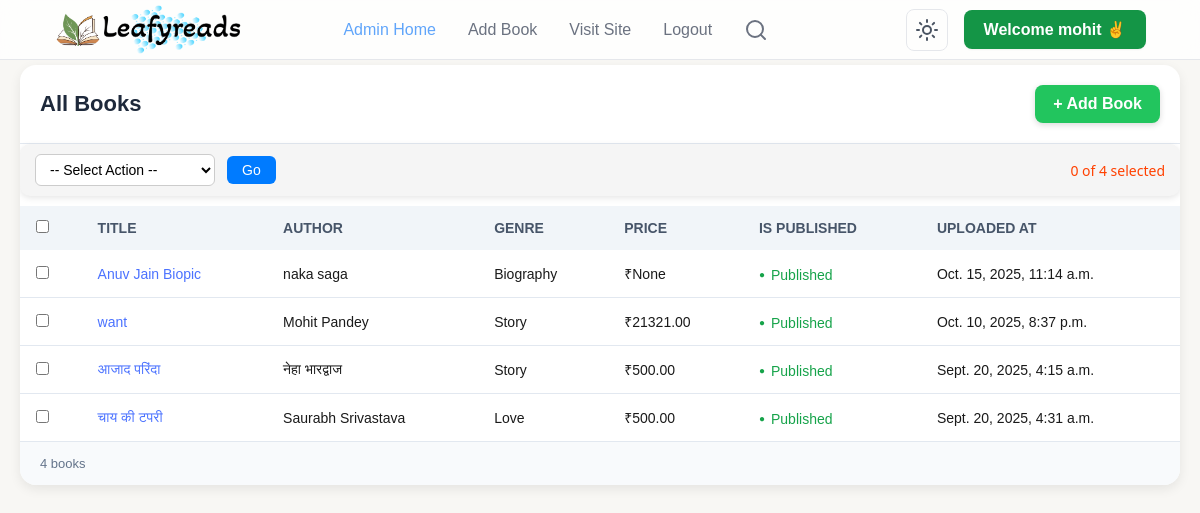
The app's page /admin-dashboard/ (signed in) with its own data.
### books/models.py (models this page shows, shortened)
class Book(models.Model):
    title = models.CharField(max_length=200, unique=True)
    slug = models.SlugField(unique=True, max_length=255)
    author = models.CharField(max_length=100)
    genre = models.ForeignKey(
        Genre, on_delete=models.SET_NULL, null=True, related_name="books"
    )
    price = models.DecimalField(max_digits=8, decimal_places=2, blank=True, null=True)
    isbn = models.CharField(max_length=20, blank=True, null=True)
    cover_front = models.ImageField(upload_to=book_media_upload_path)
    pdf_file = models.FileField(upload_to=book_media_upload_path, blank=True, null=True)
    is_published = models.BooleanField(default=True)
    uploaded_at = models.DateTimeField(auto_now_add=True)
    updated_at = models.DateTimeField(auto_now=True)
    audio_file = models.FileField(upload_to="sounds/", null=True, blank=True)
    objects = BookQuerySet.as_manager()
    class Meta:
        ordering = ["-uploaded_at"]
        indexes = [
            models.Index(fields=["slug"]),  # Existing index
            models.Index(fields=["title"]),  # Existing index
            models.Index(fields=["genre"]),  # Added index for genre filtering
            models.Index(
                fields=["-uploaded_at"]
            ),  # Added index for ordering by uploaded_at
        ]

class Genre(models.Model):
    category = models.ForeignKey(
        Category, on_delete=models.SET_NULL, null=True, related_name="genres"
    )
    name = models.CharField(max_length=100)
    slug = models.SlugField(unique=True)
    lucidicon = models.CharField(max_length=100, blank=True, null=True)
    class Meta:
        ordering = ["name"]
        unique_together = ("category", "name")
        indexes = [
            models.Index(
                fields=["category", "slug"]
            ),  # Added index for category+slug lookups
        ]
    def __str__(self):
        return self.name

### LRAdmin/views.py (the view, shortened to what this page needs)
# urls.py: path('', views.dashboard, name='dashboard'),
@login_required(login_url="login_admin")
def dashboard(request):
    books = Book.objects.all().order_by("-uploaded_at")
    if request.method == "POST":
        action = request.POST.get("action")
        selected_books = request.POST.getlist("selected_books")
        if action == "delete" and selected_books:
            Book.objects.filter(id__in=selected_books).delete()
        return redirect("dashboard")  # refresh page after action
    book_query = request.GET.get("search", "").strip()
    books = Book.objects.select_related("genre").all().order_by("-uploaded_at")
    context = {"books": books}
    return render(request, "dashboard.html", context)

### LRAdmin/templates/dashboard.html (shortened to what this page needs)
{% extends 'basic.html' %}
{% load static %}
{% block css %}
<link rel="stylesheet" href="{% static 'css/dashboard.css' %}" />
{% endblock %}
{% block body %}
  <div class="books-container" style="margin: 5px 20px;">
    <div class="books-header">
      <h2>All Books</h2>
      <div class="action-bar">
        <a href="{% url 'addBook' %}" class="btn-add">+ Add Book</a>
      </div>
    </div>
  <form method="POST" id="bulk-action-form">
  <div class="bulk-actions" style="margin-bottom: 10px;">
    <select name="action" id="action-select">
      <option value="">-- Select Action --</option>
    </select>
    <button type="submit">Go</button>
    <span id="selected-count">0 of {{ books|length }} selected</span>
  </div>
  <table>
    <thead>
      <tr>
        <th><input type="checkbox" id="select-all"></th>
        <th>Title</th>
        <th>Author</th>
        <th>Genre</th>
        <th>Price</th>
        <th>Is Published</th>
        <th>Uploaded At</th>
      </tr>
    </thead>
    <tbody>
      {% if books %}
      {% for book in books %}
      <tr>
        <td><input type="checkbox" class="book-checkbox" name="selected_books" value="{{ book.id }}"></td>
        <td><a style="color: #4b72ff;" href="{% url 'updateBook' book.slug %}">{{book.title}}</a></td>
        <td>{{book.author}}</td>
        <td>{{book.genre}}</td>
        <td>₹{{book.price}}</td>
        {% if book.is_published %}
        <td><span class="status">Published</span></td>
        {% else %}
        <td><span class="status" style="color: rgb(255, 81, 0);">Not Published</span></td>
        {% endif %}
        <td>{{book.updated_at}}</td>
      </tr>
      {% endfor %}
      {% else %}
      <td style="width: 20vw;font-size:16px">Hmm... No books matched your search!</td>
      {% endif %}
    </tbody>
  </table>
</form>
    <div class="books-footer">
      {{books.count}} books
    </div>
  </div>
{% endblock body %}

### LRAdmin/templates/basic.html (shortened to what this page needs)
<!DOCTYPE html>
<html lang="en">
  {% load static %}
  <head>
    <link rel="stylesheet" href="{% static 'css/home.css' %}" />
    <link rel="stylesheet" href="{% static 'css/searchnav.css' %}" />
    {% block css %}
    {% endblock %}
  </head>
  <body>
    <header class="header">
      <div class="container">
        <div class="header-content">
          <a href="/" class="logo">
            <img class="logo-icon" style="width: 48px; border-radius: 15px;" src="{% static 'images/logo1.png' %}" alt="">
            <img class="logo-light" style="width: 140px; border-radius: 15px;" src="{% static 'images/leafylight.png' %}" alt="">
          </a>
          <nav class="desktop-nav">
            <a href="{% url 'dashboard' %}" class="{% if request.path == '/admin-dashboard/' %}active{% endif %}" >Admin Home</a>
            <a href="{% url 'addBook' %}" class="{% if request.path == '/admin-dashboard/add-book' %}active{% endif %}" >Add Book</a>
            <a href="/" class="{% if request.path == '/' %}active{% endif %}">Visit Site</a>
            <a href="/logout/" >Logout</a>
            <form id="navSearch" class="nav-search-wrapper" method="get">
                <div id="navSearchBtn" class="nav-search-button" aria-label="Search"><i data-lucide="search"></i></div>
            </form>
          </nav>
          <div class="header-actions">
            <button id="theme-toggle" class="theme-toggle-btn"></button>
            <div class="btn primary-btn">Welcome {{user.username}} ✌️</div>
          </div>
        </div>
      </div>
    </header>
    {% block body %}
    {% endblock %}
  </body>
</html>

### static/css/home.css (style rules this page uses)
:root { --color-primary: #149546; --color-primary-hover: #2563EB; --color-bg: #F8F7F4; --color-text-dark: #1a1a1a; --color-text-medium: #4B5563; --color-text-light: #6B7280; --color-white: #ffffff; --color-border: #E5E7EB; --color-header-bg: rgba(255, 255, 255, 0.8); --color-card-bg: #F9FAFB; --color-card-border: #F3F4F6; --color-logo-dark: #1F2937; --color-hero-heading: #111827 }
* { margin: 0; padding: 0; box-sizing: border-box }
body { font-family: 'Inter', sans-serif; background-color: var(--color-bg); color: var(--color-text-dark); -webkit-font-smoothing: antialiased; -moz-osx-font-smoothing: grayscale; transition: background-color 0.3s ease, color 0.3s ease }
:root { --bg-color: rgba(243, 243, 243, 0.881); --bg-hover-color: #e9e9e9; --text-color: #202020; --border-color: #e1e1e1; --shadow-color: rgba(0, 0, 0, 0.1); --separator-color: #dcdcdc; --shortcut-color: #6a6a6a; }
.btn { padding: 10px 18px; border-radius: 6px; background-color: var(--color-primary); color: white; border: none; cursor: pointer; font-size: 16px; }
a { text-decoration: none; color: inherit }
.container { width: 95%; margin-left: auto; margin-right: auto; padding-left: 1.5rem; padding-right: 1.5rem }
.header { background-color: var(--color-header-bg); backdrop-filter: blur(10px); position: sticky; top: 0; z-index: 50; border-bottom: 1px solid var(--color-border); transition: background-color 0.3s ease, border-color 0.3s ease }
.header-content { display: flex; align-items: center; justify-content: space-between; padding-top: 5px; padding-bottom: 5px }
.logo { display: flex; align-items: center; justify-content: center; }
.desktop-nav { display: none; align-items: center; gap: 2rem }
.desktop-nav a { color: var(--color-text-light); transition: color 0.3s ease }
.header-actions { display: flex; align-items: center; gap: 1rem }
.theme-toggle-btn { background-color: #fff0; border: 1px solid var(--color-border); color: var(--color-text-medium); padding: .5rem; border-radius: .5rem; display: flex; align-items: center; justify-content: center; cursor: pointer; transition: background-color 0.3s ease, color 0.3s ease, border-color 0.3s ease, transform 0.2s ease; line-height: 1 }
.btn { display: inline-block; font-weight: 600; border-radius: .5rem; text-align: center; transition: background-color 0.3s ease, transform 0.2s ease; border: none; cursor: pointer }
.primary-btn { background-color: var(--color-primary); color: var(--color-white); box-shadow: 0 1px 2px 0 rgb(0 0 0 / .05) }
.header-actions .primary-btn { padding: .625rem 1.25rem }
@media (min-width:768px) { .desktop-nav { display: flex } }

### static/css/searchnav.css (style rules this page uses)
.nav-search-wrapper { position: relative; display: flex; align-items: center; justify-content: center; gap: 10px; transition: width 0.4s ease; overflow: hidden; width: 60px; }
.nav-search-button { background: none; border: none; cursor: pointer; color: #6b7280; display: flex; align-items: center; padding: 0; }
::placeholder { color: #aaa; }

### LRAdmin/templates/basic.html (style rules this page uses)
.desktop-nav a.active { color: #60a5fa !important; }

### records on screen
Book: title "Anuv Jain Biopic", author "naka saga", genre "Biography", price "None", is_published "Published", updated_at "Oct. 15, 2025, 11:14 a.m."
Book: title "want", author "Mohit Pandey", genre "Story", price "21321.00", is_published "Published", updated_at "Oct. 10, 2025, 8:37 p.m."
Book: title "आजाद परिंदा", author "नेहा भारद्वाज", genre "Story", price "500.00", is_published "Published", updated_at "Sept. 20, 2025, 4:15 a.m."
Book: title "चाय की टपरी", author "Saurabh Srivastava", genre "Love", price "500.00", is_published "Published", updated_at "Sept. 20, 2025, 4:31 a.m."

### other values on screen
{{ user.username }} "mohit"
{{ books|length }} "4"
{{ books.count }} "4"
